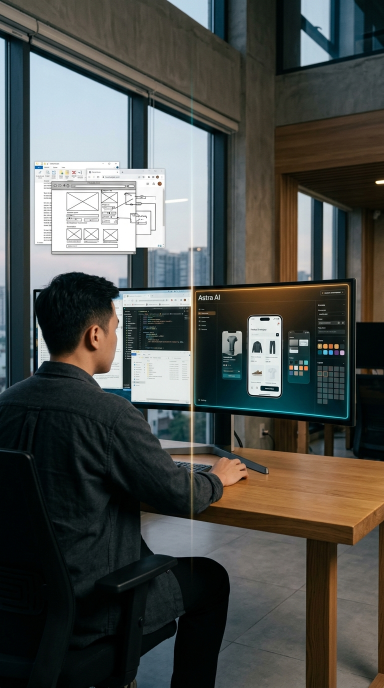
#> input picture projects/Astra_AI_Explainer/scenes/scene_01.png, 768 x 1376 px (shown at 1/2 size)
$ python generate_single_scene.py
#> lines starting #> are read from the running program, lines starting #| are printed output that depends on the picture
### src/video/cinematic_engine.py
#!/usr/bin/env python3
"""
Cinematic 2.5D Image-to-Video Motion Engine.
Transforms static 1080x1920 images into cinematic explainer video clips (Google Flow aesthetic)
with true 2.5D depth parallax, 3D camera dynamics, volumetric light sweeps, atmospheric particles,
and kinetic tech UI accents without requiring heavy discrete GPU hardware.
"""
from __future__ import annotations

import math
import random
from dataclasses import dataclass, field
from enum import Enum
from pathlib import Path
from typing import Any

import cv2
import numpy as np


class MotionType(str, Enum):
    PUSH_IN = "push_in"           # Smooth focal push-in with foreground expansion
    ORBIT_DRIFT = "orbit_drift"   # Subtle rotational yaw and diagonal drift
    PAN_HORIZONTAL = "pan_horiz"  # Lateral tracking shot with depth parallax
    CRANE_UP = "crane_up"         # Cinematic rising camera revealing horizon
    PULSE_ZOOM = "pulse_zoom"     # Rhythmic subtle breath zoom


@dataclass
class MotionConfig:
    motion_type: MotionType = MotionType.PUSH_IN
    duration_s: float = 6.0
    fps: int = 30
    zoom_range: tuple[float, float] = (1.0, 1.12)
    pan_x: float = 0.0            # Normalized -1.0 to 1.0
    pan_y: float = -0.04          # Slight upward/downward drift
    rotation_deg: float = 0.8     # Subtle roll
    light_sweep: bool = True
    particles: bool = True
    ui_accent: str = "none"       # 'none', 'code_stream', 'neural_pulse', 'tech_grid', 'data_nodes'


class CinematicMotionEngine:
    """
    Renders high-fidelity 1080x1920 video clips from a single master image.
    """

    def __init__(self, target_w: int = 1080, target_h: int = 1920):
#> in render_clip, src_img is the input picture: shape (1376, 768, 3); mean B, G, R 75.9, 79.6, 77.2
        self.w = target_w
        self.h = target_h

    def _estimate_depth_map(self, img_bgr: np.ndarray) -> np.ndarray:
        """
        Synthesizes a 2.5D depth map Z(x, y) in [0.1, 1.0] using multi-scale luminance,
        edge saliency, and radial vignetting (center/subject is closer, edges farther).
        """
        gray = cv2.cvtColor(img_bgr, cv2.COLOR_BGR2GRAY).astype(np.float32) / 255.0

        # 1. Base radial focal plane (center is closer, z smaller)
        cy, cx = self.h * 0.45, self.w * 0.50
        y_indices, x_indices = np.indices((self.h, self.w))
        dist_from_focal = np.sqrt(((x_indices - cx) / self.w) ** 2 + ((y_indices - cy) / self.h) ** 2)
        radial_depth = np.clip(dist_from_focal * 1.2, 0.0, 1.0)

        # 2. Luminance depth (highlights pop forward)
        blurred_lum = cv2.GaussianBlur(gray, (51, 51), 0)
        lum_depth = 1.0 - blurred_lum
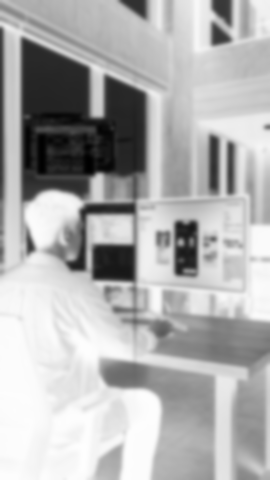
#> lum_depth: shape (1920, 1080) float32 (shown at 1/4 size); min 0.000701, max 0.998, mean 0.692

        # 3. Vertical depth gradient (ground plane perspective)
        vert_grad = (y_indices / self.h) * 0.4

        # Combine into normalized depth map
        depth = 0.4 * radial_depth + 0.4 * lum_depth + 0.2 * vert_grad
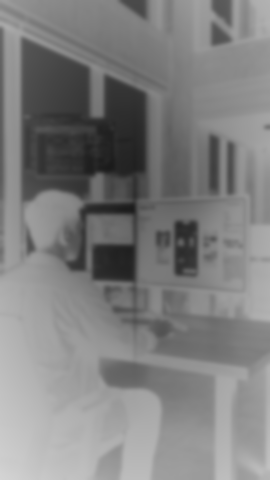
#> depth: shape (1920, 1080) float64 (shown at 1/4 size); min 0.105, max 0.834, mean 0.502
        depth = cv2.GaussianBlur(depth, (31, 31), 0)
        depth = np.clip(depth, 0.15, 1.0).astype(np.float32)
        return depth

    def render_clip(
        self,
        image_path: Path | str,
        output_mp4: Path | str,
        config: MotionConfig,
    ) -> Path:
        out_p = Path(output_mp4)
        out_p.parent.mkdir(parents=True, exist_ok=True)

        raw_bytes = np.fromfile(str(image_path), dtype=np.uint8)
        src_img = cv2.imdecode(raw_bytes, cv2.IMREAD_COLOR)
        if src_img is None:
            raise ValueError(f"Không thể đọc ảnh: {image_path}")

        if (src_img.shape[1], src_img.shape[0]) != (self.w, self.h):
            src_img = cv2.resize(src_img, (self.w, self.h), interpolation=cv2.INTER_CUBIC)

        depth_map = self._estimate_depth_map(src_img)

        # Pre-generate 3D particles
        num_particles = 60 if config.particles else 0
        particles = []
        for _ in range(num_particles):
            particles.append({
                "x": random.uniform(0, self.w),
                "y": random.uniform(0, self.h),
                "z": random.uniform(0.2, 1.0),
                "radius": random.uniform(1.5, 3.5),
                "vx": random.uniform(-15.0, 15.0),
                "vy": random.uniform(-25.0, -8.0),
                "alpha": random.uniform(0.25, 0.65),
                "color": random.choice([(255, 230, 180), (180, 220, 255), (255, 255, 255)]),
            })

        total_frames = int(round(config.duration_s * config.fps))
        fourcc = cv2.VideoWriter_fourcc(*"mp4v")
        writer = cv2.VideoWriter(str(out_p), fourcc, config.fps, (self.w, self.h))

        cx, cy = self.w / 2.0, self.h / 2.0
        x_mesh, y_mesh = np.meshgrid(np.arange(self.w, dtype=np.float32), np.arange(self.h, dtype=np.float32))
        qw, qh = self.w // 4, self.h // 4
        x_q, y_q = np.meshgrid(np.arange(qw, dtype=np.float32), np.arange(qh, dtype=np.float32))

        for f in range(total_frames):
            # Smooth cubic ease-in-out progress t in [0.0, 1.0]
            t_linear = f / max(1, total_frames - 1)
            t = 3 * (t_linear ** 2) - 2 * (t_linear ** 3)

            # Compute transformation parameters
            z_min, z_max = config.zoom_range
            curr_zoom = z_min + (z_max - z_min) * t
            curr_pan_x = config.pan_x * self.w * t
            curr_pan_y = config.pan_y * self.h * t
            curr_rot = config.rotation_deg * math.sin(t * math.pi)

            # 2.5D Parallax mapping with cv2.remap
            # Near elements (depth near 0.15) shift and zoom more than far elements (depth near 1.0)
            parallax_scale = 1.0 + (curr_zoom - 1.0) * (1.35 - depth_map * 0.7)
            inv_scale = 1.0 / np.maximum(parallax_scale, 0.01)

            rot_rad = math.radians(curr_rot)
            cos_r = math.cos(rot_rad)
            sin_r = math.sin(rot_rad)

            # Center coordinates
            dx = (x_mesh - cx) - curr_pan_x * (1.3 - depth_map * 0.6)
            dy = (y_mesh - cy) - curr_pan_y * (1.3 - depth_map * 0.6)

            # Rotate and scale back into source image space
            src_x = (dx * cos_r - dy * sin_r) * inv_scale + cx
            src_y = (dx * sin_r + dy * cos_r) * inv_scale + cy

            map_x = src_x.astype(np.float32)
            map_y = src_y.astype(np.float32)

            warped = cv2.remap(src_img, map_x, map_y, interpolation=cv2.INTER_LINEAR, borderMode=cv2.BORDER_REFLECT)

            # 1. Volumetric Light Sweep (Anamorphic highlight traveling diagonally)
            if config.light_sweep:
                sweep_x = -qw * 0.3 + (qw * 1.6) * t_linear
                band_w = qw * 0.45
                center_mesh = sweep_x + (y_q - qh / 2.0) * 0.35
                dist_from_center = np.abs(x_q - center_mesh)
                in_band = dist_from_center < (band_w / 2.0)

                light_mask_q = np.zeros((qh, qw), dtype=np.float32)
                light_mask_q[in_band] = 0.5 * (1.0 + np.cos(dist_from_center[in_band] * (math.pi / (band_w / 2.0))))

                # Resize light mask to full resolution smoothly
                lm_full = cv2.resize((light_mask_q * 42.0).astype(np.uint8), (self.w, self.h), interpolation=cv2.INTER_LINEAR)
                # Cyan/amber cool daylight tint
                light_bgr = cv2.merge([
                    (lm_full * 1.25).clip(0, 255).astype(np.uint8),
                    (lm_full * 1.10).clip(0, 255).astype(np.uint8),
                    lm_full
                ])
                frame = cv2.add(warped, light_bgr)
            else:
                frame = warped

            # 2. Kinetic UI Overlays (Google Flow style tech accents)
            if config.ui_accent == "neural_pulse":
                # Concentric expanding pulse rings from focal center
                pulse_r = int(((t_linear * 3.0) % 1.0) * self.w * 0.6)
                alpha_ring = max(0.0, 1.0 - (((t_linear * 3.0) % 1.0))) * 0.4
                overlay = frame.copy()
                cv2.circle(overlay, (int(cx), int(cy)), pulse_r, (255, 200, 80), 2, cv2.LINE_AA)
                cv2.circle(overlay, (int(cx), int(cy)), max(1, pulse_r - 20), (80, 220, 255), 1, cv2.LINE_AA)
                cv2.addWeighted(overlay, alpha_ring, frame, 1.0 - alpha_ring, 0, frame)

            elif config.ui_accent == "code_stream":
                # Subtle vertical terminal data streams on side margins
                overlay = frame.copy()
                bar_y = int((t_linear * 4.0 % 1.0) * self.h)
                cv2.line(overlay, (60, bar_y), (60, min(self.h, bar_y + 120)), (100, 255, 120), 2, cv2.LINE_AA)
                cv2.line(overlay, (self.w - 60, (self.h - bar_y)), (self.w - 60, min(self.h, self.h - bar_y + 120)), (100, 255, 120), 2, cv2.LINE_AA)
                cv2.addWeighted(overlay, 0.35, frame, 0.65, 0, frame)

            elif config.ui_accent == "tech_grid":
                # Subtle crosshair corners
                overlay = frame.copy()
                for c_px, c_py in [(80, 180), (self.w - 80, 180), (80, self.h - 320), (self.w - 80, self.h - 320)]:
                    cv2.drawMarker(overlay, (c_px, c_py), (255, 255, 255), cv2.MARKER_CROSS, 24, 1)
                cv2.addWeighted(overlay, 0.25, frame, 0.75, 0, frame)

            # 3. Floating 3D Particles
            if config.particles and particles:
                for p in particles:
                    px = (p["x"] + p["vx"] * t_linear * config.duration_s) % self.w
                    py = (p["y"] + p["vy"] * t_linear * config.duration_s) % self.h
                    # Apparent size scaled by depth
                    rad = int(round(p["radius"] * (1.4 - p["z"] * 0.5)))
                    alpha = p["alpha"] * (0.8 + 0.2 * math.sin(f * 0.15))
                    cv2.circle(frame, (int(px), int(py)), rad, p["color"], -1, cv2.LINE_AA)

            writer.write(frame)
#> this loop made 96 passes
#> pass 1, in render_clip, `dx = (x_mesh - cx) - curr_pan_x * (1.3 - depth_map * 0.6)`:
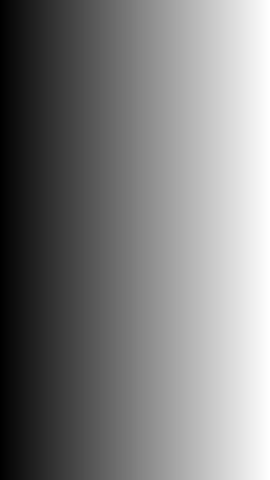
#> dx: shape (1920, 1080) float32 (shown at 1/4 size); min -540, max 539, mean -0.5; drawn with min black and max white
#> pass 1, in render_clip, `dy = (y_mesh - cy) - curr_pan_y * (1.3 - depth_map * 0.6)`:
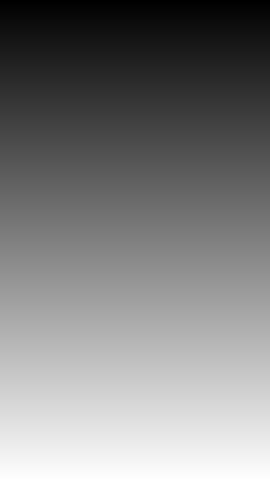
#> dy: shape (1920, 1080) float32 (shown at 1/4 size); min -960, max 959, mean -0.5; drawn with min black and max white
#> after the loop:
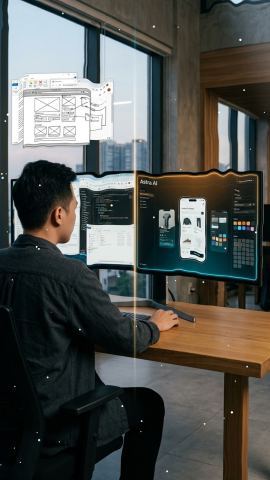
#> frame: shape (1920, 1080, 3) (shown at 1/4 size); mean B, G, R 79.6, 83.5, 81.5
#> after the loop:
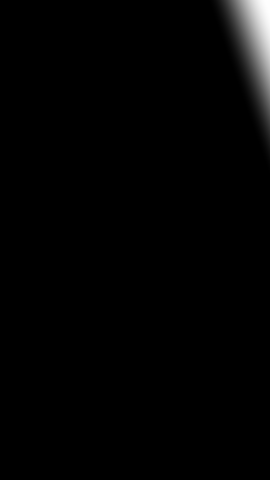
#> light_mask_q: shape (480, 270) float32; min 0, max 1, mean 0.014
#> after the loop:
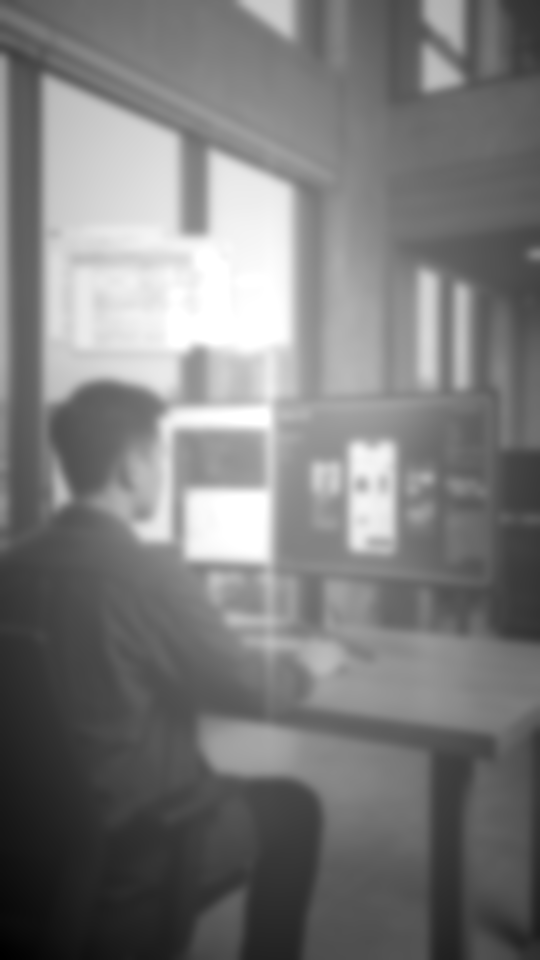
#> parallax_scale: shape (1920, 1080) float32 (shown at 1/2 size); min 1.09, max 1.15, mean 1.12; drawn with min black and max white

        writer.release()
        return out_p

### examples/generate_single_scene.py
#!/usr/bin/env python3
"""
Example: Test generating a single 2.5D cinematic scene clip from an image.
"""
import sys
from pathlib import Path

# Add project root to sys.path
ROOT = Path(__file__).resolve().parent.parent
sys.path.insert(0, str(ROOT))

from src.video.cinematic_engine import CinematicMotionEngine, MotionConfig, MotionType

def main():
    engine = CinematicMotionEngine(1080, 1920)
    img_path = ROOT / "projects" / "Astra_AI_Explainer" / "scenes" / "scene_01.png"
    out_mp4 = ROOT / "projects" / "Astra_AI_Explainer" / "output" / "example_clip.mp4"

    if not img_path.exists():
        print(f"Image not found: {img_path}")
        return

    cfg = MotionConfig(
        motion_type=MotionType.PUSH_IN,
        duration_s=4.0,
        fps=24,
        light_sweep=True,
        particles=True
    )
    print("Rendering single scene motion...")
    engine.render_clip(img_path, out_mp4, cfg)
    print(f"Generated: {out_mp4}")

if __name__ == "__main__":
    main()

$ run again, with projects/Astra_AI_Explainer/scenes/scene_02.png copied over projects/Astra_AI_Explainer/scenes/scene_01.png
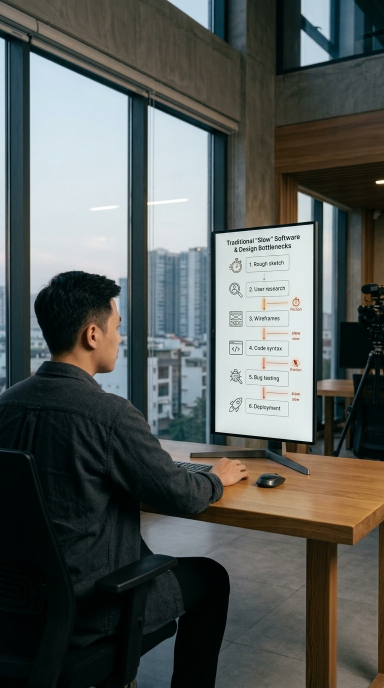
#> input picture projects/Astra_AI_Explainer/scenes/scene_02.png, 768 x 1376 px (shown at 1/2 size)
#> in render_clip, src_img is the input picture: shape (1376, 768, 3); mean B, G, R 87.9, 90.7, 86.2
#> src_img: shape (1920, 1080, 3)
#> after the loop in render_clip, `for f in range(total_frames):`:
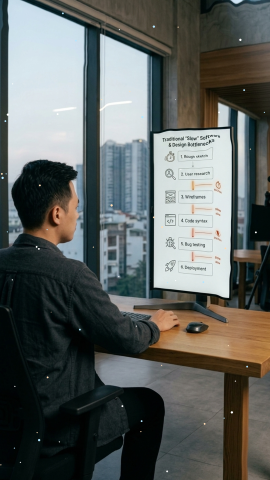
#> frame: shape (1920, 1080, 3) (shown at 1/4 size); mean B, G, R 94.5, 97.1, 92.8
#> after the loop in render_clip, `for f in range(total_frames):`:
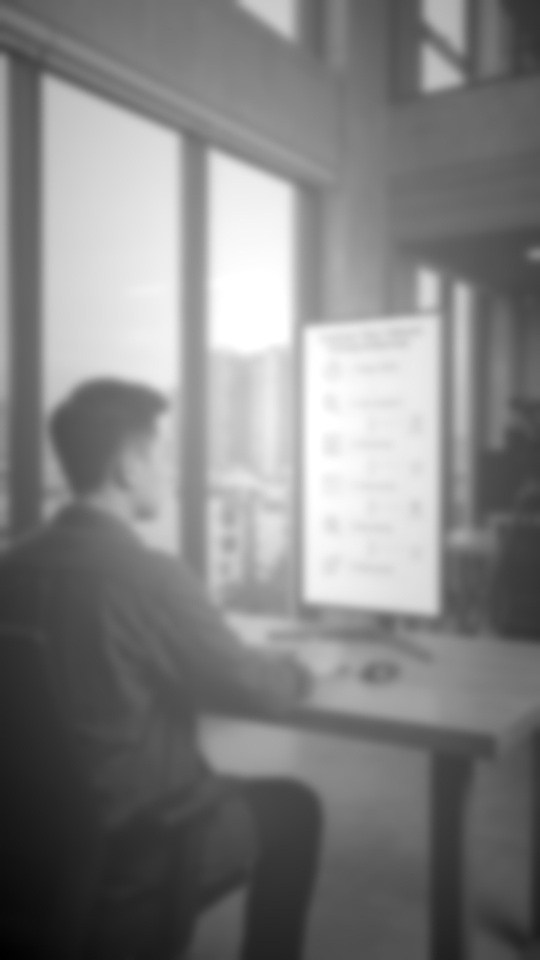
#> parallax_scale: shape (1920, 1080) float32 (shown at 1/2 size); min 1.09, max 1.15, mean 1.12; drawn with min black and max white

$ run again, with projects/Astra_AI_Explainer/scenes/scene_03.png copied over projects/Astra_AI_Explainer/scenes/scene_01.png
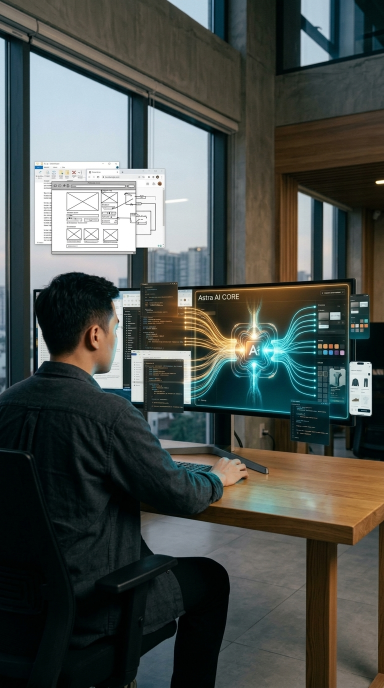
#> input picture projects/Astra_AI_Explainer/scenes/scene_03.png, 768 x 1376 px (shown at 1/2 size)
#> in render_clip, src_img is the input picture: shape (1376, 768, 3); mean B, G, R 76.1, 80.3, 74.9
#> src_img: shape (1920, 1080, 3)
#> after the loop in render_clip, `for f in range(total_frames):`:
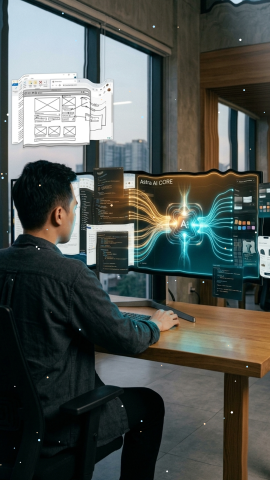
#> frame: shape (1920, 1080, 3) (shown at 1/4 size); mean B, G, R 79.7, 84, 78.6
#> after the loop in render_clip, `for f in range(total_frames):`:
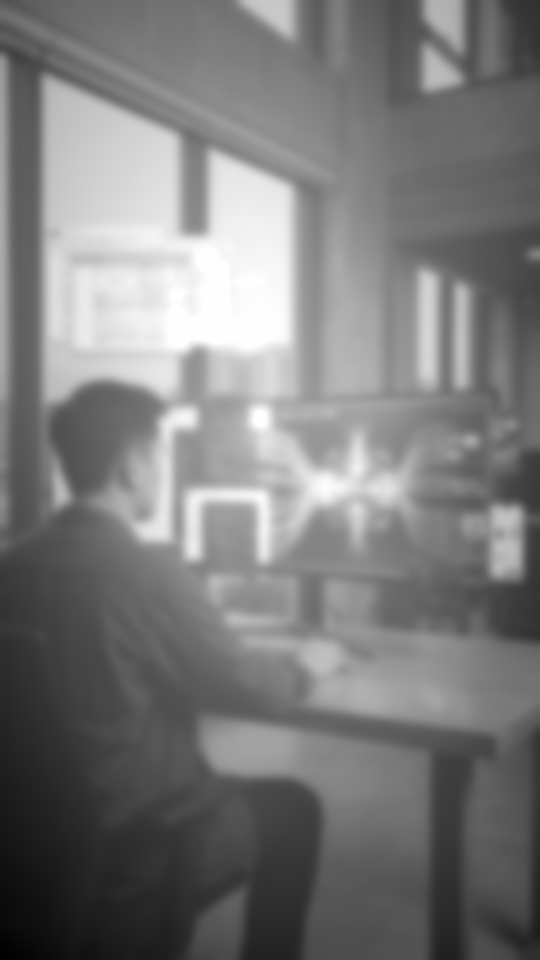
#> parallax_scale: shape (1920, 1080) float32 (shown at 1/2 size); min 1.09, max 1.15, mean 1.12; drawn with min black and max white
